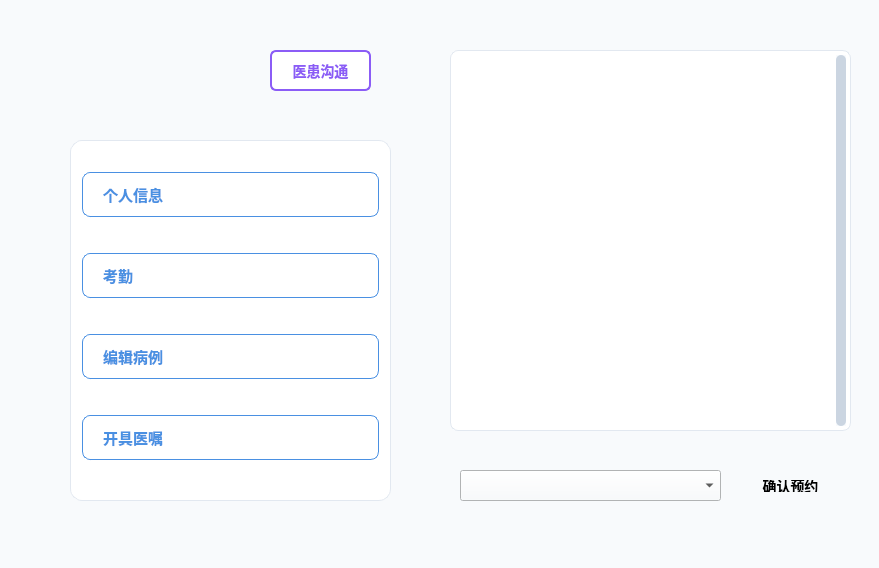
<?xml version="1.0" encoding="UTF-8"?>
<ui version="4.0">
 <class>Doctor_Client</class>
 <widget class="QWidget" name="Doctor_Client">
  <property name="geometry">
   <rect>
    <x>0</x>
    <y>0</y>
    <width>879</width>
    <height>568</height>
   </rect>
  </property>
  <property name="minimumSize">
   <size>
    <width>879</width>
    <height>568</height>
   </size>
  </property>
  <property name="maximumSize">
   <size>
    <width>879</width>
    <height>568</height>
   </size>
  </property>
  <property name="windowTitle">
   <string>医生工作台</string>
  </property>
  <property name="styleSheet">
   <string notr="true">
/* 主窗口样式 */
QWidget {
    font-family: &quot;Segoe UI&quot;, &quot;Microsoft YaHei&quot;, sans-serif;
    background-color: #f8fafc;
}

/* 标签样式 */
QLabel {
    background-color: transparent;
}

/* 按钮通用样式 */
QPushButton {
    border: none;
    border-radius: 8px;
    padding: 10px;
    font-size: 14px;
    font-weight: 500;
    transition: all 0.2s ease;
}

QPushButton:hover {
    transform: translateY(-1px);
}

QPushButton:pressed {
    transform: translateY(1px);
}

/* 列表控件样式 */
QListWidget {
    background-color: white;
    border: 1px solid #e2e8f0;
    border-radius: 8px;
    padding: 4px;
    font-size: 13px;
    outline: none;
}

QListWidget::item {
    background-color: white;
    border-bottom: 1px solid #f1f5f9;
    padding: 12px;
    border-radius: 6px;
}

QListWidget::item:selected {
    background-color: #e3eef9;
    color: #2c6bb6;
    border-left: 3px solid #4a90e2;
}

QListWidget::item:hover {
    background-color: #f8fafc;
}

/* 滚动条样式 */
QScrollBar:vertical {
    border: none;
    background-color: #f1f5f9;
    width: 10px;
    margin: 0;
    border-radius: 5px;
}

QScrollBar::handle:vertical {
    background-color: #cbd5e1;
    border-radius: 5px;
    min-height: 30px;
}

QScrollBar::handle:vertical:hover {
    background-color: #94a3b8;
}

QScrollBar::add-line:vertical, QScrollBar::sub-line:vertical {
    height: 0;
}

/* 侧边栏按钮容器样式 */
#verticalLayoutWidget {
    background-color: #ffffff;
    border-radius: 12px;
    border: 1px solid #e2e8f0;
}

/* 侧边栏按钮通用样式 - 统一蓝色系 */
#verticalLayoutWidget QPushButton {
    text-align: left;
    padding-left: 20px;
    font-size: 15px;
    font-weight: 500;
    margin-bottom: 8px;
    box-shadow: 0 2px 4px rgba(0, 0, 0, 0.05);
    background-color: white;
    color: #4a90e2;
    border: 1px solid #4a90e2;
}

#verticalLayoutWidget QPushButton:hover {
    background-color: #4a90e2;
    color: white;
    border-color: #4a90e2;
}

#verticalLayoutWidget QPushButton:pressed {
    background-color: #3a7bc8;
    border-color: #3a7bc8;
}

/* 医患沟通按钮 - 紫色系 (#8b5cf6) - 保持特殊颜色 */
#pushButton_2 {
    color: #8b5cf6;
    border: 2px solid #8b5cf6;
    font-weight: 600;
    border-radius: 6px;
    background-color: white;
}

#pushButton_2:hover {
    background-color: #8b5cf6;
    color: white;
}

#pushButton_2:pressed {
    background-color: #7c3aed;
    border-color: #7c3aed;
}

/* 图片样式 */
QLabel[scaledContents=&quot;true&quot;] {
    border-radius: 8px;
}
   </string>
  </property>
  <widget class="QListWidget" name="docAppointmentListWidget">
   <property name="geometry">
    <rect>
     <x>450</x>
     <y>50</y>
     <width>401</width>
     <height>381</height>
    </rect>
   </property>
   <property name="minimumSize">
    <size>
     <width>381</width>
     <height>0</height>
    </size>
   </property>
   <property name="verticalScrollBarPolicy">
    <enum>Qt::ScrollBarPolicy::ScrollBarAlwaysOn</enum>
   </property>
   <property name="horizontalScrollBarPolicy">
    <enum>Qt::ScrollBarPolicy::ScrollBarAsNeeded</enum>
   </property>
   <property name="movement">
    <enum>QListView::Movement::Static</enum>
   </property>
  </widget>
  <widget class="QWidget" name="verticalLayoutWidget">
   <property name="geometry">
    <rect>
     <x>70</x>
     <y>140</y>
     <width>321</width>
     <height>361</height>
    </rect>
   </property>
   <layout class="QVBoxLayout" name="verticalLayout_2">
    <property name="spacing">
     <number>8</number>
    </property>
    <property name="leftMargin">
     <number>12</number>
    </property>
    <property name="topMargin">
     <number>12</number>
    </property>
    <property name="rightMargin">
     <number>12</number>
    </property>
    <property name="bottomMargin">
     <number>12</number>
    </property>
    <item>
     <widget class="QPushButton" name="docInfoPushButton">
      <property name="minimumSize">
       <size>
        <width>0</width>
        <height>40</height>
       </size>
      </property>
      <property name="text">
       <string>个人信息</string>
      </property>
     </widget>
    </item>
    <item>
     <widget class="QPushButton" name="checkInPushButton">
      <property name="minimumSize">
       <size>
        <width>0</width>
        <height>40</height>
       </size>
      </property>
      <property name="text">
       <string>考勤</string>
      </property>
     </widget>
    </item>
    <item>
     <widget class="QPushButton" name="docCasePushButton">
      <property name="minimumSize">
       <size>
        <width>0</width>
        <height>40</height>
       </size>
      </property>
      <property name="text">
       <string>编辑病例</string>
      </property>
     </widget>
    </item>
    <item>
     <widget class="QPushButton" name="docAdvicePushButton">
      <property name="minimumSize">
       <size>
        <width>0</width>
        <height>40</height>
       </size>
      </property>
      <property name="text">
       <string>开具医嘱</string>
      </property>
     </widget>
    </item>
   </layout>
  </widget>
  <widget class="QLabel" name="doctor_ClientPersonalName_label">
   <property name="geometry">
    <rect>
     <x>50</x>
     <y>20</y>
     <width>121</width>
     <height>111</height>
    </rect>
   </property>
   <property name="text">
    <string/>
   </property>
   <property name="pixmap">
    <pixmap resource="../resources.qrc">:/resources/icons/doctorIcon.png</pixmap>
   </property>
   <property name="scaledContents">
    <bool>true</bool>
   </property>
  </widget>
  <widget class="QPushButton" name="pushButton_2">
   <property name="geometry">
    <rect>
     <x>270</x>
     <y>50</y>
     <width>101</width>
     <height>41</height>
    </rect>
   </property>
   <property name="text">
    <string>医患沟通</string>
   </property>
  </widget>
  <widget class="QComboBox" name="comboBox">
   <property name="geometry">
    <rect>
     <x>460</x>
     <y>470</y>
     <width>261</width>
     <height>31</height>
    </rect>
   </property>
  </widget>
  <widget class="QPushButton" name="pushButton">
   <property name="geometry">
    <rect>
     <x>740</x>
     <y>470</y>
     <width>101</width>
     <height>32</height>
    </rect>
   </property>
   <property name="text">
    <string>确认预约</string>
   </property>
  </widget>
 </widget>
 <resources>
  <include location="../resources.qrc"/>
 </resources>
 <connections/>
</ui>
